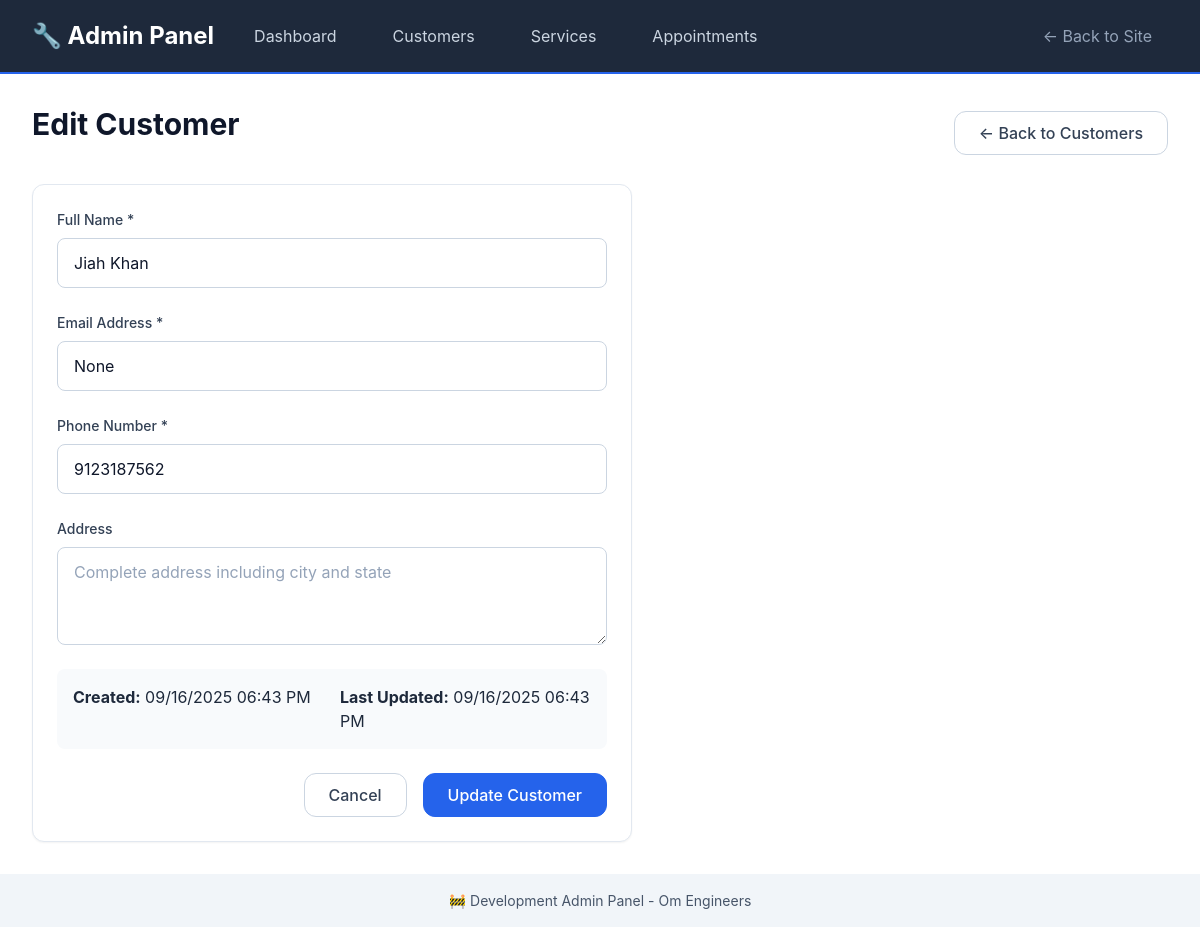
The page /admin/customers/1/edit on the database as committed earlier.
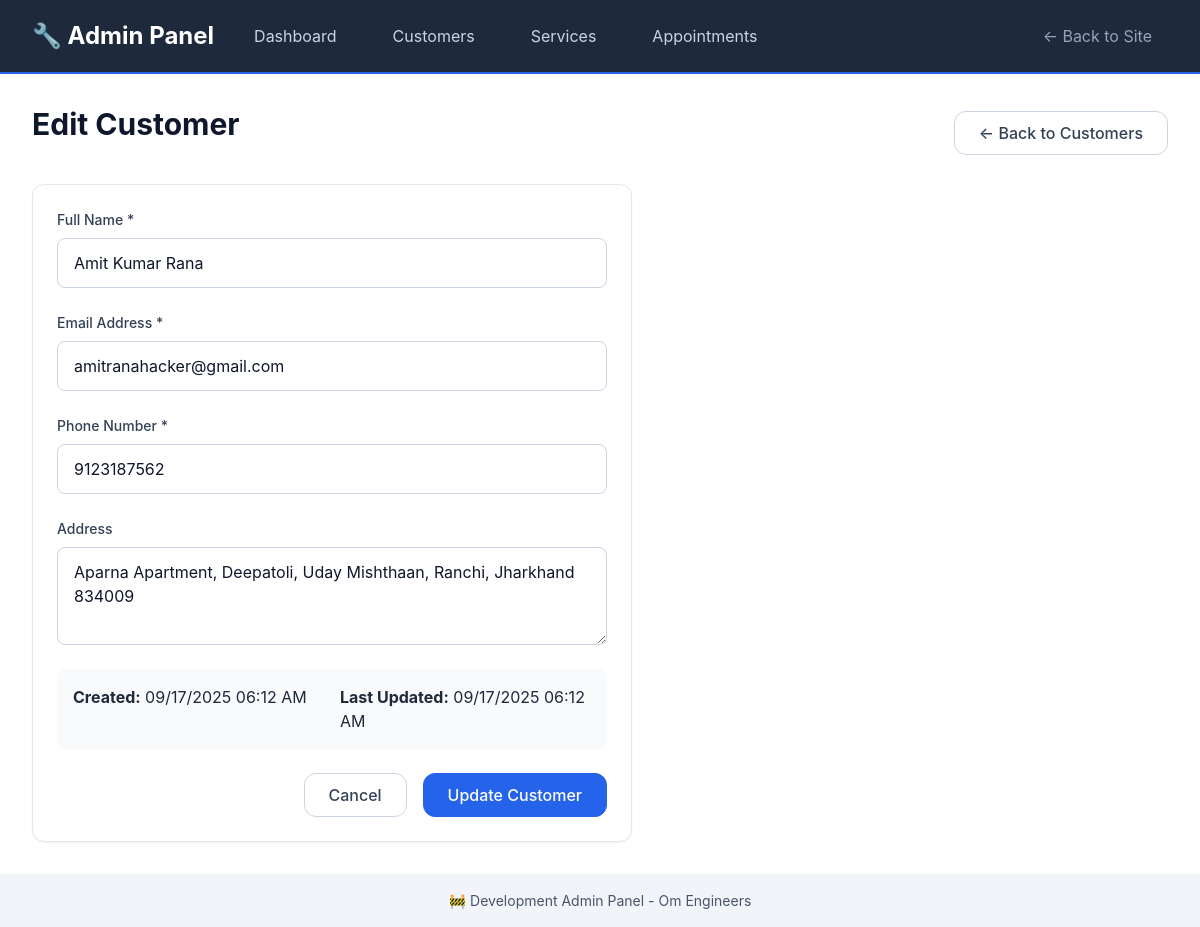
The same page on the database as committed later.
### models/customer_db.py (models this page shows, shortened)
class Customer(db.Model):
    __tablename__ = 'customers'
    id: Mapped[int] = mapped_column(primary_key=True)
    name: Mapped[str] = mapped_column(String(100), nullable=False)
    email: Mapped[str] = mapped_column(String(120), nullable=True, index=True)
    phone: Mapped[str] = mapped_column(String(20), nullable=False, index=True)
    address: Mapped[str] = mapped_column(Text, nullable=True)
    created_at: Mapped[datetime] = mapped_column(DateTime, default=datetime.utcnow)
    updated_at: Mapped[datetime] = mapped_column(DateTime, default=datetime.utcnow, onupdate=datetime.utcnow)
    appointments = db.relationship('Appointment', back_populates='customer', cascade='all, delete-orphan')

### routes/admin.py (the view)
@admin_bp.route('/customers/<int:customer_id>/edit')
def edit_customer(customer_id):
    customer = Customer.query.get_or_404(customer_id)
    return render_template('admin/customer_form.html', customer=customer)

### templates/admin/customer_form.html (shortened to what this page needs)
{% extends "admin/base.html" %}
{% block content %}
<div style="display: flex; justify-content: space-between; align-items: center; margin-bottom: var(--space-6);">
    <h1>{% if customer %}Edit Customer{% else %}Add New Customer{% endif %}</h1>
    <a href="{{ url_for('admin.customers') }}" class="btn btn-secondary">← Back to Customers</a>
</div>
<div class="card" style="max-width: 600px;">
    <form method="POST"
          action="{% if customer %}{{ url_for('admin.update_customer', customer_id=customer.id) }}{% else %}{{ url_for('admin.create_customer') }}{% endif %}">
        <div class="form-group">
            <label for="name" class="form-label">Full Name *</label>
            <input type="text" id="name" name="name" class="form-input"
                   value="{{ customer.name if customer else '' }}" required>
        </div>
        <div class="form-group">
            <label for="email" class="form-label">Email Address *</label>
            <input type="email" id="email" name="email" class="form-input"
                   value="{{ customer.email if customer else '' }}" required>
        </div>
        <div class="form-group">
            <label for="phone" class="form-label">Phone Number *</label>
            <input type="tel" id="phone" name="phone" class="form-input"
                   value="{{ customer.phone if customer else '' }}" required>
        </div>
        <div class="form-group">
            <label for="address" class="form-label">Address</label>
            <textarea id="address" name="address" class="form-input" rows="3"
                      placeholder="Complete address including city and state">{{ customer.address if customer else '' }}</textarea>
        </div>
        {% if customer %}
        <div style="display: grid; grid-template-columns: 1fr 1fr; gap: var(--space-4); margin-bottom: var(--space-6); padding: var(--space-4); background: var(--gray-50); border-radius: var(--border-radius);">
            <div>
                <strong>Created:</strong> {{ customer.created_at.strftime('%m/%d/%Y %I:%M %p') }}
            </div>
            <div>
                <strong>Last Updated:</strong> {{ customer.updated_at.strftime('%m/%d/%Y %I:%M %p') if customer.updated_at else 'Never' }}
            </div>
        </div>
        {% endif %}
        <div style="display: flex; gap: var(--space-4); justify-content: flex-end;">
            <a href="{{ url_for('admin.customers') }}" class="btn btn-secondary">Cancel</a>
            <button type="submit" class="btn btn-primary">
                {% if customer %}Update Customer{% else %}Create Customer{% endif %}
            </button>
        </div>
    </form>
</div>
{% endblock %}

Rows that differ between the two databases and show on the page:
changed Customer: name "Jiah Khan" → "Amit Kumar Rana"; email "None" → "amitranahacker@gmail.com"; address (not shown) → "Aparna Apartment, Deepatoli, Uday Mishthaan, Ranchi, Jharkhand 834009"; created_at "09/16/2025 06:43 PM" → "09/17/2025 06:12 AM"; updated_at "09/16/2025 06:43 PM" → "09/17/2025 06:12 AM"
